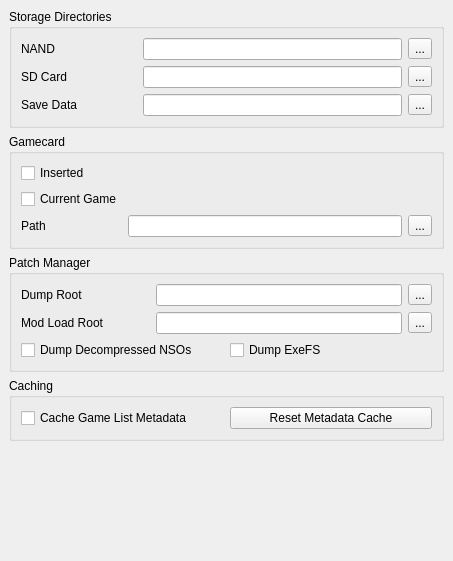
<?xml version="1.0" encoding="UTF-8"?>
<ui version="4.0">
 <class>ConfigureFilesystem</class>
 <widget class="QWidget" name="ConfigureFilesystem">
  <property name="geometry">
   <rect>
    <x>0</x>
    <y>0</y>
    <width>453</width>
    <height>561</height>
   </rect>
  </property>
  <property name="windowTitle">
   <string>Form</string>
  </property>
  <property name="accessibleName">
   <string>Filesystem</string>
  </property>
  <layout class="QVBoxLayout" name="outerLayout">
   <property name="leftMargin">
    <number>0</number>
   </property>
   <property name="topMargin">
    <number>0</number>
   </property>
   <property name="rightMargin">
    <number>0</number>
   </property>
   <property name="bottomMargin">
    <number>0</number>
   </property>
   <item>
    <widget class="QScrollArea" name="scrollArea">
     <property name="frameShape">
      <enum>QFrame::Shape::NoFrame</enum>
     </property>
     <property name="widgetResizable">
      <bool>true</bool>
     </property>
     <widget class="QWidget" name="scrollAreaWidgetContents">
      <property name="geometry">
       <rect>
        <x>0</x>
        <y>0</y>
        <width>453</width>
        <height>480</height>
       </rect>
      </property>
      <layout class="QVBoxLayout" name="verticalLayout">
       <item>
        <layout class="QVBoxLayout" name="verticalLayout_3">
     <item>
      <widget class="QGroupBox" name="groupBox">
       <property name="title">
        <string>Storage Directories</string>
       </property>
       <layout class="QGridLayout" name="gridLayout">
        <item row="0" column="0">
         <widget class="QLabel" name="label">
          <property name="text">
           <string>NAND</string>
          </property>
         </widget>
        </item>
        <item row="0" column="3">
         <widget class="QToolButton" name="nand_directory_button">
          <property name="text">
           <string>...</string>
          </property>
         </widget>
        </item>
        <item row="0" column="2">
         <widget class="QLineEdit" name="nand_directory_edit"/>
        </item>
        <item row="1" column="2">
         <widget class="QLineEdit" name="sdmc_directory_edit"/>
        </item>
        <item row="1" column="0">
         <widget class="QLabel" name="label_2">
          <property name="text">
           <string>SD Card</string>
          </property>
         </widget>
        </item>
        <item row="1" column="3">
         <widget class="QToolButton" name="sdmc_directory_button">
          <property name="text">
           <string>...</string>
          </property>
         </widget>
        </item>
        <item row="2" column="0">
         <widget class="QLabel" name="label_save">
          <property name="text">
           <string>Save Data</string>
          </property>
         </widget>
        </item>
        <item row="2" column="2">
         <widget class="QLineEdit" name="save_directory_edit"/>
        </item>
        <item row="2" column="3">
         <widget class="QToolButton" name="save_directory_button">
          <property name="text">
           <string>...</string>
          </property>
         </widget>
        </item>
        <item row="0" column="1">
         <spacer name="horizontalSpacer">
          <property name="orientation">
           <enum>Qt::Horizontal</enum>
          </property>
          <property name="sizeType">
           <enum>QSizePolicy::Maximum</enum>
          </property>
          <property name="sizeHint" stdset="0">
           <size>
            <width>60</width>
            <height>20</height>
           </size>
          </property>
         </spacer>
        </item>
       </layout>
      </widget>
     </item>
     <item>
      <widget class="QGroupBox" name="groupBox_2">
       <property name="title">
        <string>Gamecard</string>
       </property>
       <layout class="QGridLayout" name="gridLayout_2">
        <item row="2" column="1">
         <widget class="QLabel" name="label_3">
          <property name="text">
           <string>Path</string>
          </property>
         </widget>
        </item>
        <item row="2" column="2">
         <widget class="QLineEdit" name="gamecard_path_edit"/>
        </item>
        <item row="0" column="1">
         <widget class="QCheckBox" name="gamecard_inserted">
          <property name="text">
           <string>Inserted</string>
          </property>
         </widget>
        </item>
        <item row="1" column="1">
         <widget class="QCheckBox" name="gamecard_current_game">
          <property name="text">
           <string>Current Game</string>
          </property>
         </widget>
        </item>
        <item row="2" column="3">
         <widget class="QToolButton" name="gamecard_path_button">
          <property name="text">
           <string>...</string>
          </property>
         </widget>
        </item>
       </layout>
      </widget>
     </item>
     <item>
      <widget class="QGroupBox" name="groupBox_4">
       <property name="title">
        <string>Patch Manager</string>
       </property>
       <layout class="QGridLayout" name="gridLayout_4">
        <item row="1" column="2">
         <widget class="QLineEdit" name="load_path_edit"/>
        </item>
        <item row="0" column="2">
         <widget class="QLineEdit" name="dump_path_edit"/>
        </item>
        <item row="0" column="3">
         <widget class="QToolButton" name="dump_path_button">
          <property name="text">
           <string>...</string>
          </property>
         </widget>
        </item>
        <item row="1" column="3">
         <widget class="QToolButton" name="load_path_button">
          <property name="text">
           <string>...</string>
          </property>
         </widget>
        </item>
        <item row="2" column="0" colspan="4">
         <layout class="QHBoxLayout" name="horizontalLayout">
          <item>
           <widget class="QCheckBox" name="dump_nso">
            <property name="text">
             <string>Dump Decompressed NSOs</string>
            </property>
           </widget>
          </item>
          <item>
           <widget class="QCheckBox" name="dump_exefs">
            <property name="text">
             <string>Dump ExeFS</string>
            </property>
           </widget>
          </item>
         </layout>
        </item>
        <item row="1" column="0">
         <widget class="QLabel" name="label_9">
          <property name="text">
           <string>Mod Load Root</string>
          </property>
         </widget>
        </item>
        <item row="0" column="0">
         <widget class="QLabel" name="label_8">
          <property name="text">
           <string>Dump Root</string>
          </property>
         </widget>
        </item>
        <item row="0" column="1">
         <spacer name="horizontalSpacer_2">
          <property name="orientation">
           <enum>Qt::Horizontal</enum>
          </property>
          <property name="sizeType">
           <enum>QSizePolicy::Fixed</enum>
          </property>
          <property name="sizeHint" stdset="0">
           <size>
            <width>40</width>
            <height>20</height>
           </size>
          </property>
         </spacer>
        </item>
       </layout>
      </widget>
     </item>
     <item>
      <widget class="QGroupBox" name="groupBox_5">
       <property name="title">
        <string>Caching</string>
       </property>
       <layout class="QGridLayout" name="gridLayout_5">
        <item row="0" column="0" colspan="2">
         <layout class="QHBoxLayout" name="horizontalLayout_2">
          <item>
           <widget class="QCheckBox" name="cache_game_list">
            <property name="text">
             <string>Cache Game List Metadata</string>
            </property>
           </widget>
          </item>
          <item>
           <widget class="QPushButton" name="reset_game_list_cache">
            <property name="text">
             <string>Reset Metadata Cache</string>
            </property>
           </widget>
          </item>
         </layout>
        </item>
       </layout>
      </widget>
     </item>
    </layout>
   </item>
   <item>
    <spacer name="verticalSpacer">
     <property name="orientation">
      <enum>Qt::Vertical</enum>
     </property>
     <property name="sizeHint" stdset="0">
      <size>
       <width>20</width>
       <height>40</height>
      </size>
     </property>
        </spacer>
       </item>
      </layout>
     </widget>
    </widget>
   </item>
  </layout>
 </widget>
 <resources/>
 <connections/>
</ui>
